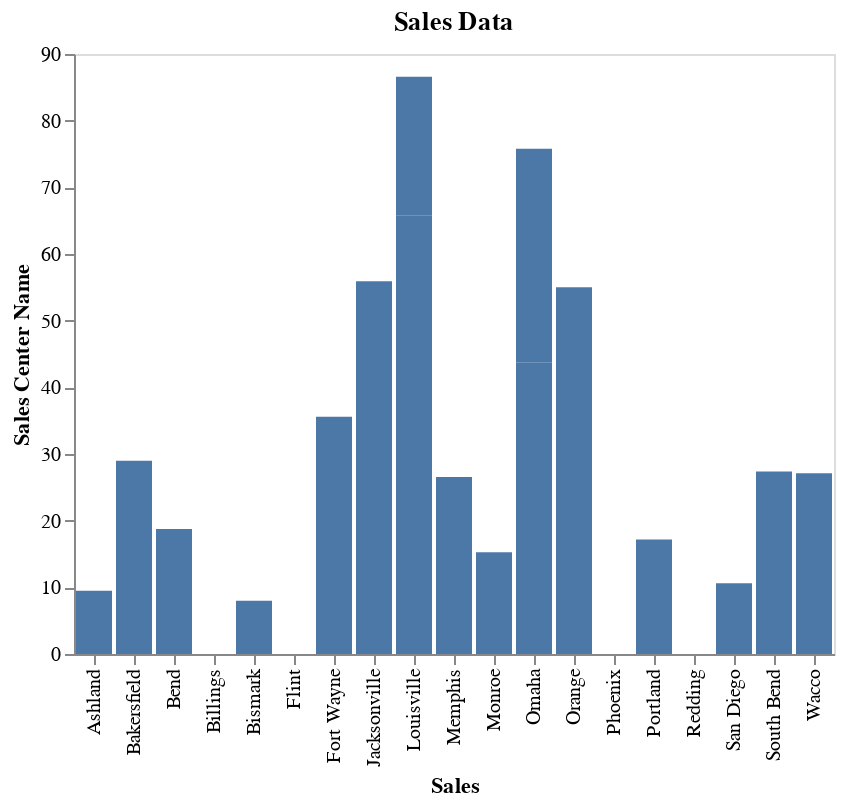

The cell this chart's notebook holds for it:
### Markdown cell above
#### The same chart with some non-default parameter values specified

### Code cell
%chart x=sales_center_name, y=sales, gridx=false, gridy=false, title=Sales Data, labelx=Sales, labely=Sales Center Name, typex=n, typey=q, id=0

### Figure 1 — Vega-Lite specification as saved in the notebook (floating-point values rounded to 4 significant figures)
{"$schema": "https://vega.github.io/schema/vega-lite/v3.json", "data": {"format": {"type": "csv"}, "values": "\"SALES\",\"Sales_Center_ID\",\"Sales_Center_Name\"\n\".00\",\"1111\",\"Phoenix\"\n\".00\",\"1111\",\"Phoenix\"\n\".00\",\"2222\",\"Bend\"\n\"18.75\",\"2222\",\"Bend\"\n\"43.78\",\"3333\",\"Omaha\"\n\"32.00\",\"3333\",\"Omaha\"\n\"65.73\",\"4444\",\"Louisville\"\n\"20.85\",\"4444\",\"Louisville\"\n\".00\",\"5555\",\"Bismark\"\n\"7.97\",\"5555\",\"Bismark\"\n\"7.79\",\"6666\",\"Memphis\"\n\"18.75\",\"6666\",\"Memphis\"\n\"15.25\",\"7777\",\"Monroe\"\n\".00\",\"7777\",\"Monroe\"\n\".00\",\"8888\",\"San Diego\"\n\"10.60\",\"8888\",\"San Diego\"\n\".00\",\"9999\",\"Redding\"\n\".00\",\"9999\",\"Redding\"\n\"19.36\",\"1112\",\"South Bend\"\n\"8.00\",\"1112\",\"South Bend\"\n\"16.50\",\"1113\",\"Jacksonville\"\n\"39.42\",\"1113\",\"Jacksonville\"\n\"35.58\",\"1114\",\"Fort Wayne\"\n\".00\",\"1115\",\"Billings\"\n\"17.18\",\"1116\",\"Portland\"\n\"9.50\",\"1117\",\"Ashland\"\n\"27.10\",\"1118\",\"Wacco\"\n\".00\",\"1119\",\"Flint\"\n\"29.00\",\"2111\",\"Bakersfield\"\n\"55.00\",\"3111\",\"Orange\"\n"}, "encoding": {"x": {"axis": {"grid": false, "title": "Sales"}, "field": "Sales_Center_Name", "type": "nominal"}, "y": {"axis": {"grid": false, "title": "Sales Center Name"}, "field": "SALES", "type": "quantitative"}}, "mark": {"color": "#4C78A8", "type": "bar"}, "title": "Sales Data"}
